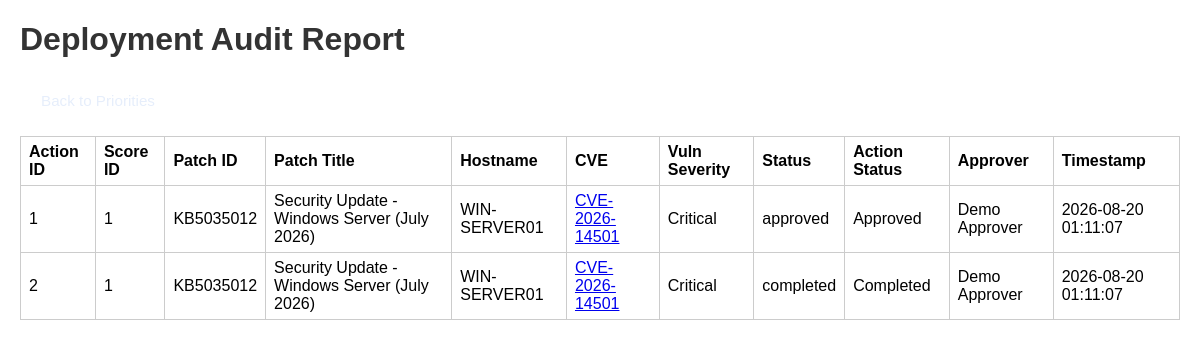
Before: /deployments with the older database file.
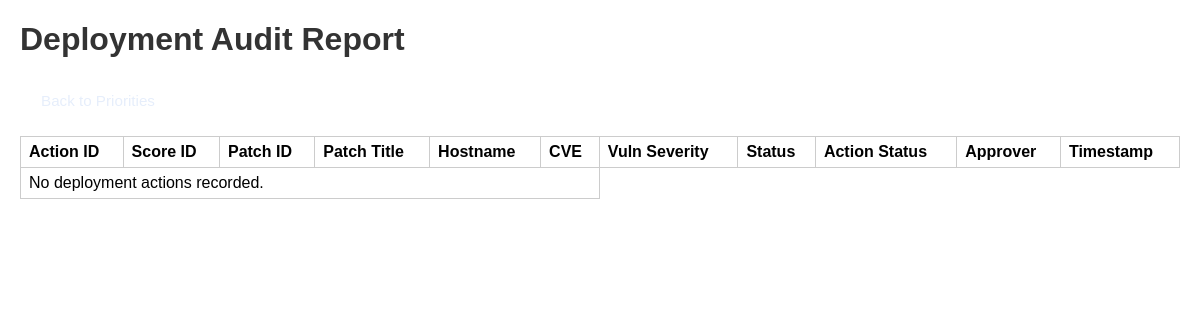
After: the same page with the newer database file.
### tables this page shows
CREATE TABLE Deployment_Actions (
    action_id INTEGER PRIMARY KEY AUTOINCREMENT,
    score_id INTEGER NOT NULL,
    -- New schema: support explicit `status` values and record who approved
    -- `status` values: pending, approved, completed, failed
    action_status TEXT,
    status TEXT,
    approver TEXT,
    timestamp TEXT DEFAULT CURRENT_TIMESTAMP,
    FOREIGN KEY (score_id) REFERENCES Priority_Scores(score_id)
);

CREATE TABLE Priority_Scores (
    score_id INTEGER PRIMARY KEY AUTOINCREMENT,
    dv_id INTEGER NOT NULL,
    patch_id TEXT,
    score_value REAL,
    priority TEXT,
    score_reason TEXT,
    FOREIGN KEY (dv_id) REFERENCES Device_Vulnerabilities(dv_id),
    FOREIGN KEY (patch_id) REFERENCES Patches(patch_id)
);

CREATE TABLE Patches (
    patch_id TEXT PRIMARY KEY,
    title TEXT NOT NULL,
    severity TEXT,
    reboot_required BOOLEAN,
    supersedes TEXT,
    cve_ids TEXT
);

CREATE TABLE Devices (
    device_id TEXT PRIMARY KEY,
    hostname TEXT NOT NULL,
    os TEXT,
    criticality TEXT
);

CREATE TABLE Vulnerabilities (
    vuln_id INTEGER PRIMARY KEY AUTOINCREMENT,
    id TEXT,
    cve_id TEXT NOT NULL,
    severity TEXT,
    cvss REAL,
    description TEXT
);

### main.py (the view)
@app.get("/deployments")
def deployments(request: Request):
    from services.scoring_service import get_deployment_actions
    actions = get_deployment_actions()
    return templates.TemplateResponse("deployments.html", {"request": request, "actions": actions})

### templates/deployments.html (shortened to what this page needs)
<!DOCTYPE html>
<html>
<head>
    <link rel="stylesheet" href="/static/styles.css">
</head>
<body>
<h1>Deployment Audit Report</h1>
<div style="margin-bottom:12px;"><a href="/priorities" class="nav-button">Back to Priorities</a></div>
<table>
    <tr>
        <th>Action ID</th>
        <th>Score ID</th>
        <th>Patch ID</th>
        <th>Patch Title</th>
        <th>Hostname</th>
        <th>CVE</th>
        <th>Vuln Severity</th>
        <th>Status</th>
        <th>Action Status</th>
        <th>Approver</th>
        <th>Timestamp</th>
    </tr>
    {% for a in actions %}
    <tr>
        <td>{{ a.action_id }}</td>
        <td>{{ a.score_id }}</td>
        <td>{{ a.patch_id or 'N/A' }}</td>
        <td>{{ a.patch_title or 'N/A' }}</td>
        <td>{{ a.hostname or 'N/A' }}</td>
        <td>
            {% if a.cve_id %}
                <a href="https://cve.mitre.org/cgi-bin/cvename.cgi?name={{ a.cve_id }}" target="_blank" rel="noopener noreferrer">{{ a.cve_id }}</a>
            {% else %}
                N/A
            {% endif %}
        </td>
        <td>{{ a.vuln_severity or 'N/A' }}</td>
        <td>{{ a.status }}</td>
        <td>{{ a.action_status }}</td>
        <td>{{ a.approver or 'N/A' }}</td>
        <td>{{ a.timestamp or 'N/A' }}</td>
    </tr>
    {% else %}
    <tr><td colspan="6">No deployment actions recorded.</td></tr>
    {% endfor %}
</table>
</body>
</html>

Changed rows visible on the page:
removed Deployment_Actions: action_id "1", score_id "1", patch_id "KB5035012", title "Security Update - Windows Server (July 2026)", hostname "WIN-SERVER01", cve_id "CVE-2026-14501", severity "Critical", status "approved", action_status "Approved", approver "Demo Approver", timestamp "2026-08-20 01:11:07"
removed Deployment_Actions: action_id "2", score_id "1", patch_id "KB5035012", title "Security Update - Windows Server (July 2026)", hostname "WIN-SERVER01", cve_id "CVE-2026-14501", severity "Critical", status "completed", action_status "Completed", approver "Demo Approver", timestamp "2026-08-20 01:11:07"
Other visible differences:
text now shown: "No deployment actions recorded."
